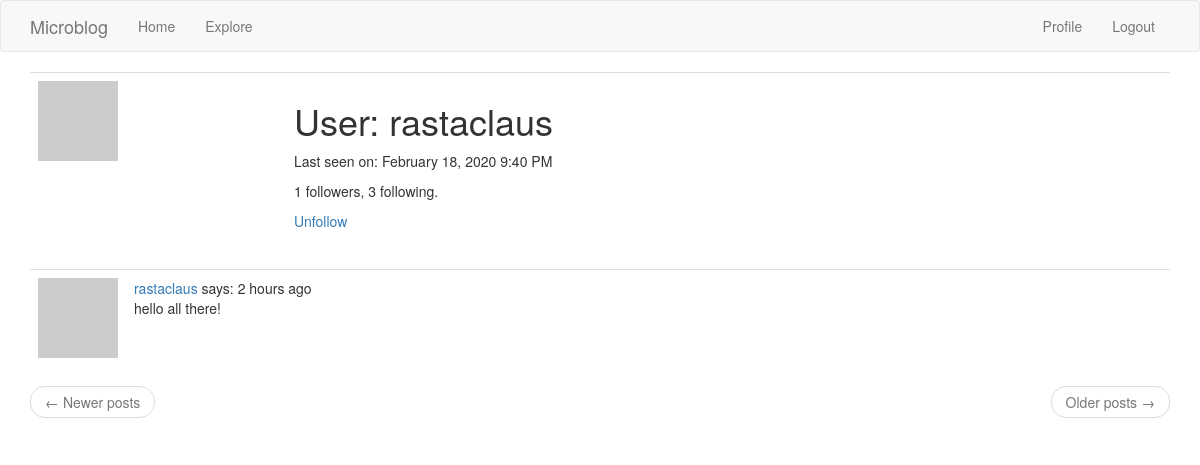
Before: /user/rastaclaus (signed in) with the older database file.
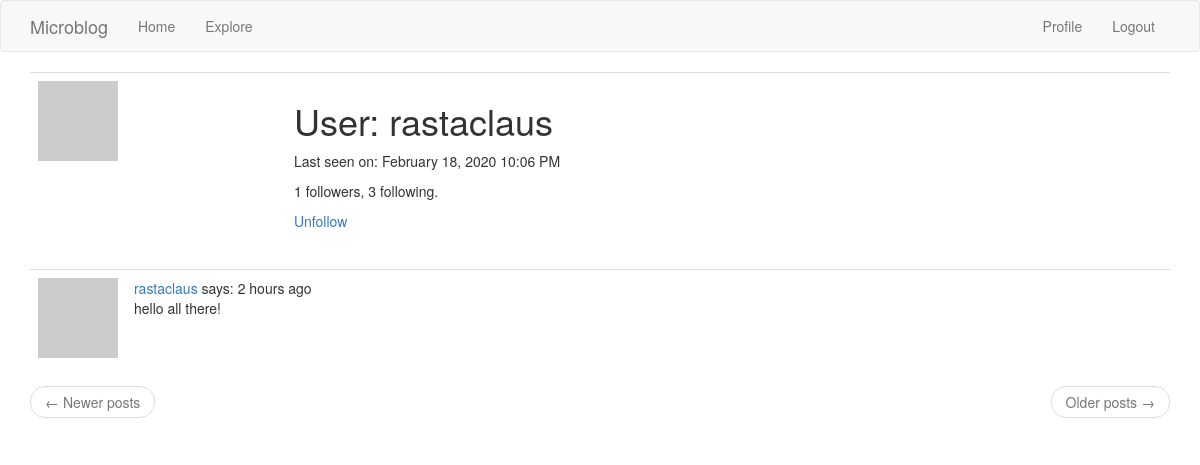
After: the same page with the newer database file.
### app/models.py (models this page shows, shortened)
class User(UserMixin, db.Model):
    id = db.Column(db.Integer, primary_key=True)
    username = db.Column(db.String(64), index=True, unique=True)
    email = db.Column(db.String(120), index=True, unique=True)
    password_hash = db.Column(db.String(128))
    posts = db.relationship('Post', backref='author', lazy='dynamic')
    about_me = db.Column(db.String(140))
    last_seen = db.Column(db.DateTime, default=datetime.utcnow)
    followed = db.relationship(
        'User', secondary='followers',
        primaryjoin=(followers.c.follower_id == id),
        secondaryjoin=(followers.c.followed_id == id),
        backref=db.backref('followers', lazy='dynamic'), lazy='dynamic')
    def avatar(self, size):
        digest = md5(self.email.lower().encode('utf-8')).hexdigest()
        return f'https://www.gravatar.com/avatar/{digest}?d=identicon&s={size}'
    def is_following(self, user):
        return self.followed.filter(followers.c.followed_id == user.id).count() > 0

### app/routes.py (the view)
@app.route('/user/<username>')
@login_required
def user(username):
    page = request.args.get('page', 1, type=int)
    user = User.query.filter_by(username=username).first_or_404()
    posts = user.posts.paginate(
        page, app.config['POSTS_PER_PAGE'], False)
    next_url = url_for('user', username=user.username, page=posts.next_num) \
        if posts.has_next else None
    prev_url = url_for('user', username=user.username, page=posts.prev_num) \
        if posts.has_prev else None
    about_me = user.about_me
    return render_template(
        'user.html',
        user=user,
        posts=posts.items,
        next_url=next_url,
        prev_url=prev_url)

### app/models.py (called while the page is built)
@login.user_loader
def load_user(id):
    return User.query.get(int(id))

### app/routes.py (called while the page is built)
@app.before_request
def before_request():
    if current_user.is_authenticated:
        current_user.last_seen = datetime.utcnow()
        db.session.commit()

### app/templates/user.html (shortened to what this page needs)
{% extends "base.html" %}
{% block app_content %}
    <table class="table table-hover">
        <tr>
            <td width="256px"><img src="{{ user.avatar(256) }}"></td>
            <td>
                <h1>User: {{ user.username }}</h1>
                {% if user.last_seen %}<p>Last seen on: {{ moment(user.last_seen).format('LLL') }}</p>{% endif %}
                <p>{{ user.followers.count() }} followers, {{ user.followed.count() }} following.</p>
                {% if user == current_user %}
                <p><a href="{{ url_for('edit_profile') }}">Edit your profile</a></p>
                {% elif not current_user.is_following(user) %}
                <p><a href="{{ url_for('follow', username=user.username) }}">Follow</a></p>
                {% else %}
                <p><a href="{{ url_for('unfollow', username=user.username) }}">Unfollow</a></p>
                {% endif %}
            </td>
        </tr>
    </table>
    {% for post in posts %}
        {% include '_post.html' %}
    {% endfor %}
    <nav aria-label="...">
        <ul class="pager">
            <li class="previous{% if not prev_url %} disabled{% endif %}">
                <a href="{{ prev_url or '#' }}">
                    <span aria-hidden="true">&larr;</span> Newer posts
                </a>
            </li>
            <li class="next{% if not next_url %} disabled{% endif %}">
                <a href="{{ next_url or '#' }}">
                    Older posts <span aria-hidden="true">&rarr;</span>
                </a>
            </li>
        </ul>
    </nav>
{% endblock %}

Changed rows visible on the page:
changed User "rastaclaus": last_seen "February 18, 2020 9:40 PM" → "February 18, 2020 10:06 PM"
